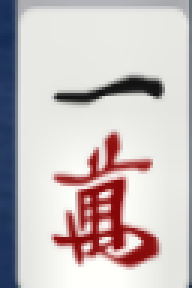
#> input picture assets/templates/1m/1759323376437.png, 64 x 96 px (shown 3 times larger)
$ python -i occupancy.py   (imports and definitions only)
#> lines starting #> are read from the running program, lines starting #| are printed output that depends on the picture; after the words box and inside, x2 and y2 are one past the last pixel; in counts of white or black regions, pixels touching at a corner belong together
#> further down, picture is the input picture: shape (96, 64, 3); mean B, G, R 191.3, 191.2, 200.7
from __future__ import annotations
import numpy as np
import cv2

def is_empty_slot(img_bgr: np.ndarray, edge_thresh: float = 0.015) -> bool:
    """
    Fast 'is there a tile here?' test.
    Returns True if the slot looks empty (background), False if likely occupied.
    Heuristic: edge density after light normalization.
    """
#> called with edge_thresh = 0.015
    if img_bgr is None or img_bgr.size == 0:
        return True
    h, w = img_bgr.shape[:2]
#> h = 96; w = 64
    if h < 8 or w < 8:  # degenerate
        return True

    g = cv2.cvtColor(img_bgr, cv2.COLOR_BGR2GRAY)
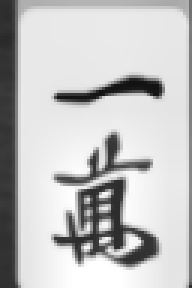
#> g: shape (96, 64) (shown 3 times larger); min 19, max 255, mean 193.9
    # gentle normalization (CLAHE) for stability
    clahe = cv2.createCLAHE(clipLimit=2.0, tileGridSize=(4,4))
    g = clahe.apply(g)
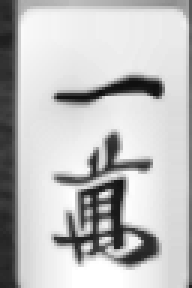
#> g: shape (96, 64) (shown 3 times larger); min 16, max 255, mean 190.8
    # edges -> count nonzeros
    e = cv2.Canny(g, 40, 120, L2gradient=True)
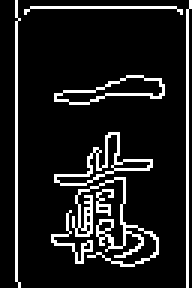
#> e: shape (96, 64) (shown 3 times larger); 11.5% white in thin lines or dots
    edge_density = float(np.count_nonzero(e)) / (h * w)
#> edge_density = 0.115

    # Optional: also check intensity variance (background tends to be flat)
    var = float(g.var()) / (255.0**2)
#> var = 0.0738

    # Decide: very low edges OR very low variance => empty
    return (edge_density < edge_thresh) or (var < 0.0025)

>>> import cv2
>>> picture = cv2.imread('../../../assets/templates/1m/1759323376437.png')
>>> result = is_empty_slot(picture)
#> result = False

$ run again, on assets/templates/1m/1759328193706.png
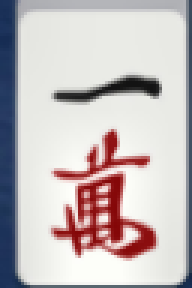
#> input picture assets/templates/1m/1759328193706.png, 64 x 96 px (shown 3 times larger)
#> picture is the input picture: shape (96, 64, 3); mean B, G, R 189.9, 189.2, 197.7
#> in is_empty_slot, `g = cv2.cvtColor(img_bgr, cv2.COLOR_BGR2GRAY)`:
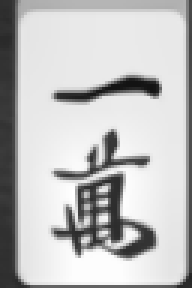
#> g: shape (96, 64) (shown 3 times larger); min 19, max 255, mean 191.8
#> in is_empty_slot, `e = cv2.Canny(g, 40, 120, L2gradient=True)`:
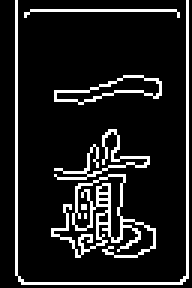
#> e: shape (96, 64) (shown 3 times larger); 12.1% white in thin lines or dots, all inside (x1, y1, x2, y2) = (5, 0, 63, 95)
#> edge_density = 0.121
#> var = 0.0747
#> result = False
